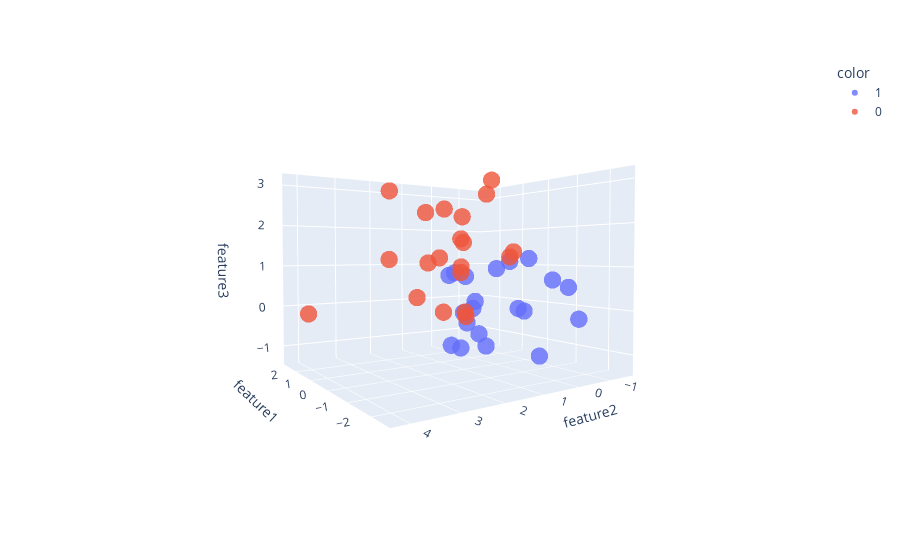

Notebook code cell kept with this figure:
### Code cell
import plotly.express as px

fig = px.scatter_3d(
    df,
    x='feature1',
    y='feature2',
    z='feature3',
    color=df['target'].astype(str),
    opacity=0.8
)

fig.update_traces(marker=dict(size=6))
fig.show()

### Figure 1 — Plotly figure (JSON) as saved in the notebook; plotly's stock layout.template omitted (floating-point values rounded to 4 significant figures)
{"data": [{"hovertemplate": "color=1<br>feature1=%{x}<br>feature2=%{y}<br>feature3=%{z}<extra></extra>", "legendgroup": "1", "marker": {"color": "#636efa", "opacity": 0.8, "size": 6, "symbol": "circle"}, "mode": "markers", "name": "1", "scene": "scene", "showlegend": true, "type": "scatter3d", "x": [-0.3675, 0.4206, 1.968, -2.506, 0.3223, -0.3316, 0.667, -1.01, 0.2411, -0.04544, -0.9926, -0.4208, 0.9486, 1.415, 1.045, -1.838, 0.1901, -0.02254, 1.267, 1.772], "y": [-1.137, 0.4116, -0.5478, 0.147, 0.06034, -1.632, 0.02581, 0.4417, -0.9525, 1.041, -0.1613, -0.552, 0.7017, 0.4577, 0.5382, -0.9388, 0.5121, 0.01342, 0.1736, -0.3475], "z": [-1.322, -0.07132, -0.6794, 0.6062, -1.043, 0.6191, -0.7776, 1.129, -0.1363, -0.09403, 1.192, -0.1211, -1.051, 0.7289, 0.8121, -0.2018, 0.1315, 0.9359, -1.223, 0.6701]}, {"hovertemplate": "color=0<br>feature1=%{x}<br>feature2=%{y}<br>feature3=%{z}<extra></extra>", "legendgroup": "0", "marker": {"color": "#EF553B", "opacity": 0.8, "size": 6, "symbol": "circle"}, "mode": "markers", "name": "0", "scene": "scene", "showlegend": true, "type": "scatter3d", "x": [0.1771, 1.425, 2.224, -0.7233, 2.823, -1.39, 0.3849, 1.677, 1.438, 0.2907, 0.7319, -1.028, -0.7643, 2.011, 0.8989, 1.01, 1.251, 0.2046, 0.7489, 1.234], "y": [-0.5981, 1.441, 0.2304, 1.461, -0.3329, 0.6667, 1.324, 4.188, 1.1, 0.867, 0.5174, 1.131, 1.567, 1.921, 0.436, 1.438, 0.1864, -0.01154, 2.593, 0.05278], "z": [1.227, 0.1826, 1.192, -0.08537, 2.637, 1.344, -0.1032, -0.08056, 1.065, 0.9826, 2.245, 2.603, 1.549, 2.933, 0.821, 2.328, 1.704, 3.151, 1.171, -0.2616]}], "layout": {"autosize": true, "legend": {"title": {"text": "color"}, "tracegroupgap": 0}, "margin": {"t": 60}, "scene": {"aspectmode": "auto", "aspectratio": {"x": 1.03, "y": 1.124, "z": 0.864}, "camera": {"center": {"x": 0, "y": 0, "z": 0}, "eye": {"x": -1.801, "y": 1.237, "z": 0.06678}, "projection": {"type": "perspective"}, "up": {"x": 0, "y": 0, "z": 1}}, "domain": {"x": [0, 1], "y": [0, 1]}, "xaxis": {"title": {"text": "feature1"}, "type": "linear"}, "yaxis": {"title": {"text": "feature2"}, "type": "linear"}, "zaxis": {"title": {"text": "feature3"}, "type": "linear"}}}}
